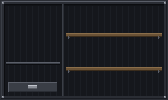
#> input picture ribera-verde/art/procesado/almacen/alm-caja/unica/00.png, 168 x 100 px, found by its file name
$ python alturas.py
#> lines starting #> are read from the running program, lines starting #| are printed output that depends on the picture
# python3 -I tools/sprites/a-mano/alturas.py  (Python 3 + Pillow; no va en los scripts de npm)
# Muebles y farolas a su altura (1.10, a 16 px/m como los personajes), alargando por dentro el arte aprobado: solo se repiten
# filas que ya están en el sprite (misma paleta, mismo contorno).
#  · mostrador (counter) y barra (barcounter): de 11 a 16 px (1 m con la tapa), con 5 filas más de frente; caben en su
#    casilla (objeto_1x1). Así la barra ya no queda más baja que los taburetes (14 px).
#  · farola (lamp): de 27 a 56 px (3,5 m), con 29 filas más de poste, en la celda objeto_muy_alto (32 × 64, pies abajo).
#  · gramola (jukebox): de 16 a 24 px (1,5 m), con 8 filas más del panel de abajo, en la celda objeto_alto (32 × 32, pies abajo).
# Sale a art/crudo/props-altura/<counter|barcounter>/unica/00.png, art/crudo/prop-farola-alta/lamp/unica/00.png y
# art/crudo/prop-gramola-alta/jukebox/unica/00.png (después, node tools/sprites/procesar.js props-altura prop-farola-alta
# prop-gramola-alta --atlas)
import os
from PIL import Image
ROOT = os.path.join(os.path.dirname(os.path.abspath(__file__)), '..', '..', '..')
P = lambda *a: os.path.join(ROOT, *a)

def alarga(im, filas, alto):
    """im con las filas de `filas` (lista de índices del original, en orden) apiladas desde abajo en un lienzo del ancho de im y
    alto `alto`: la última fila de la lista cae en la última fila del lienzo"""
    out = Image.new('RGBA', (im.width, alto), (0, 0, 0, 0))
    for k, y in enumerate(reversed(filas)):
        out.paste(im.crop((0, y, im.width, y + 1)), (0, alto - 1 - k))
    return out

def guarda(im, *ruta):
    os.makedirs(os.path.dirname(P(*ruta)), exist_ok=True)
    im.save(P(*ruta))

def main():
    c = Image.open(P('art/procesado/props-16/counter/unica/00.png')).convert('RGBA')        # tapa 5-10, frente 11-15
#> c is the input picture: PIL image 168x100 RGBA; mean R, G, B, A 30.2, 31.4, 35.5, 255
    guarda(alarga(c, list(range(5, 14)) + [13] * 5 + [14, 15], 16), 'art/crudo/props-altura/counter/unica/00.png')
#> in alarga, `out = Image.new('RGBA', (im.width, alto), (0, 0, 0, 0))`: out: PIL image 168x16 RGBA; every value is 0
#> the loop in alarga, `for k, y in enumerate(reversed(filas)):` made 16 passes
#> y on passes 1 to 12: 15, 14, 13, 13, 13, 13, 13, 13, 12, 11, 10, 9
#> after the loop in alarga, `for k, y in enumerate(reversed(filas)):`:
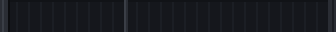
#> out: PIL image 168x16 RGBA (shown 2 times larger); mean R, G, B, A 22.9, 25.1, 30.3, 255
    b = Image.open(P('art/procesado/props-16/barcounter/unica/00.png')).convert('RGBA')     # tapa 5-9, frente 10-15 (tablas 11-14)
    guarda(alarga(b, list(range(5, 13)) + [12] * 5 + [13, 14, 15], 16), 'art/crudo/props-altura/barcounter/unica/00.png')
#> the loop in alarga (call 2), `for k, y in enumerate(reversed(filas)):` made 16 passes
    f = Image.open(P('art/procesado/prop-farola/lamp/unica/00.png')).convert('RGBA')        # farol 5-10, poste 11-28, base 29-31
    filas = list(range(5, 21)) + [20] * 15 + list(range(21, 29)) + [28] * 14 + [29, 30, 31]
    guarda(alarga(f, filas, 64), 'art/crudo/prop-farola-alta/lamp/unica/00.png')
#> call 3 of alarga, with alto = 64
#> in alarga (call 3), `out = Image.new('RGBA', (im.width, alto), (0, 0, 0, 0))`: out: PIL image 168x64 RGBA; every value is 0
#> after the loop in alarga (call 3), `for k, y in enumerate(reversed(filas)):`:
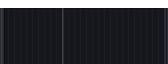
#> out: PIL image 168x64 RGBA; mean R, G, B, A 20.2, 22.1, 26.7, 223.1; transparent parts drawn white
    g = Image.open(P('art/procesado/props-16/jukebox/unica/00.png')).convert('RGBA')          # arco 0-8, panel 9-12, base 13-15
    lienzo = Image.new('RGBA', (32, 32), (0, 0, 0, 0))
#> lienzo: PIL image 32x32 RGBA; every value is 0
    lienzo.paste(alarga(g, list(range(0, 11)) + [10] * 8 + list(range(11, 16)), 24), (8, 8))
#> call 4 of alarga, with alto = 24
#> in alarga (call 4), `out = Image.new('RGBA', (im.width, alto), (0, 0, 0, 0))`: out: PIL image 168x24 RGBA; every value is 0
#> the loop in alarga (call 4), `for k, y in enumerate(reversed(filas)):` made 24 passes
#> after the loop in alarga (call 4), `for k, y in enumerate(reversed(filas)):`:
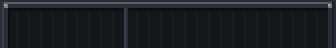
#> out: PIL image 168x24 RGBA (shown 2 times larger); mean R, G, B, A 27.9, 30.2, 35.8, 255
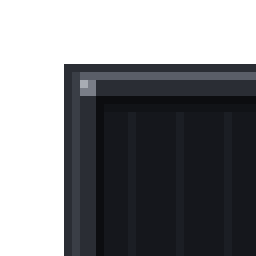
#> lienzo: PIL image 32x32 RGBA (shown 8 times larger); mean R, G, B, A 17.1, 18.4, 21.6, 143.4; transparent parts drawn white
    guarda(lienzo, 'art/crudo/prop-gramola-alta/jukebox/unica/00.png')

if __name__ == '__main__':
    main()
